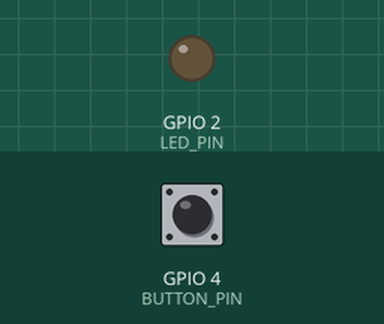
Recording of a sketch running on a simulated ESP32. On the bench: output pins drawn as LEDs (lit = HIGH). Dashed ring = blinking. The inputs (shaded band) are chosen by the test bench; at power-on: GPIO 4 (BUTTON_PIN) HIGH. WiFi joins after 1.5 s; servers stay silent unless stated; uploads are accepted with an empty reply; what the sketch prints to the serial monitor is not drawn.

Above: at 3.2 s.
3.3 s: GPIO 4 (BUTTON_PIN) pulled LOW for 0.15 s
At 3.79 s:
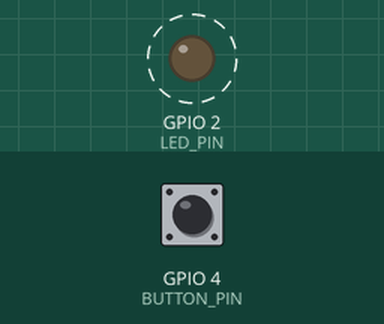
5.2 s: GPIO 4 (BUTTON_PIN) pulled LOW for 1 s
At 7.5 s:
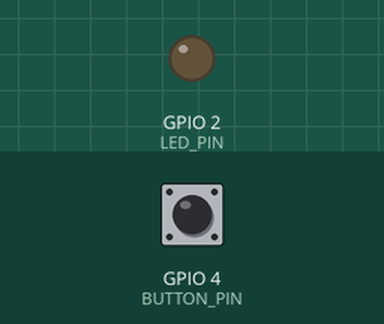
7.7 s: GPIO 4 (BUTTON_PIN) pulled LOW for 3.2 s
At 11.03 s:
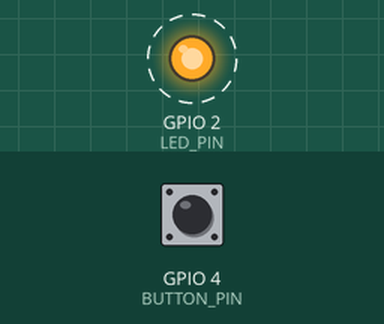
Timing chart, 0 to 12.9 s (numbered marks = the images above; inputs shaded):
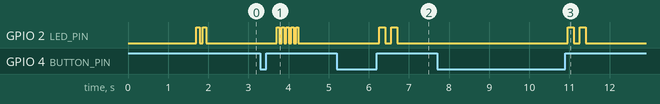

The sketch:

button_trigger.ino
```cpp
/*
  Gym Instant Replay — button trigger firmware

  Watches a normally-closed (NF) mushroom button on GPIO4. On the *edge* of a
  press, sends one HTTP POST to the receiver, which asks Frigate to export the
  last 10 minutes of mat footage.

  Wiring:
    Button terminal 1 -> GPIO4
    Button terminal 2 -> GND
    (no polarity - it's just a switch)

  NF contact + INPUT_PULLUP:
    at rest  -> contact closed -> pin pulled to GND -> reads LOW
    pressed  -> contact opens  -> internal pullup wins -> reads HIGH
  So PRESSED_STATE is HIGH. Confirm with PRINT_RAW_STATE below before trusting it.
*/

#include <WiFi.h>
#include <HTTPClient.h>

// ---- EDIT THESE ----
const char* WIFI_SSID     = "YOUR_WIFI_NAME";
const char* WIFI_PASSWORD = "YOUR_WIFI_PASSWORD";
const char* RECEIVER_HOST = "192.168.1.50";   // dev machine's / Pi's local IP
const int   RECEIVER_PORT = 5001;             // must match the receiver
const char* SHARED_SECRET = "change-me-to-something-random";  // must match RECEIVER_SECRET
// ---------------------

// Set to true for the first bench test: prints the raw pin reading so you can
// see which way round your button actually behaves. Set back to false after.
const bool PRINT_RAW_STATE = false;

const int BUTTON_PIN = 4;
const int LED_PIN    = 2;      // onboard LED on most WROOM-32 dev boards
const int PRESSED_STATE = HIGH;

const unsigned long DEBOUNCE_MS  = 50;     // mechanical bounce settling
const unsigned long COOLDOWN_MS  = 30000;  // matches COOLDOWN_SECONDS on the receiver
const unsigned long HTTP_TIMEOUT = 8000;

int lastStableState = !PRESSED_STATE;
int lastReading     = !PRESSED_STATE;
unsigned long lastChangeMs = 0;
unsigned long lastTriggerMs = 0;
unsigned long lastWifiAttemptMs = 0;

void blink(int times, int onMs) {
  for (int i = 0; i < times; i++) {
    digitalWrite(LED_PIN, HIGH);
    delay(onMs);
    digitalWrite(LED_PIN, LOW);
    delay(onMs);
  }
}

void connectWiFi() {
  Serial.print("Connecting to Wi-Fi");
  WiFi.mode(WIFI_STA);
  WiFi.setSleep(false);            // keeps latency low; costs battery
  WiFi.begin(WIFI_SSID, WIFI_PASSWORD);

  unsigned long startedAt = millis();
  while (WiFi.status() != WL_CONNECTED && millis() - startedAt < 15000) {
    delay(300);
    Serial.print(".");
  }
  Serial.println();

  if (WiFi.status() == WL_CONNECTED) {
    Serial.print("Connected, IP: ");
    Serial.println(WiFi.localIP());
    blink(2, 80);
  } else {
    Serial.println("Wi-Fi connect timed out, will retry");
  }
}

void sendTrigger() {
  if (WiFi.status() != WL_CONNECTED) {
    Serial.println("Wi-Fi down, cannot send trigger");
    blink(5, 60);
    return;
  }

  WiFiClient client;
  HTTPClient http;
  String url = String("http://") + RECEIVER_HOST + ":" + RECEIVER_PORT + "/save-clip";

  http.setTimeout(HTTP_TIMEOUT);
  http.begin(client, url);
  http.addHeader("Content-Type", "application/json");
  http.addHeader("X-Auth-Token", SHARED_SECRET);

  int code = http.POST("{}");
  Serial.print("Trigger sent, response: ");
  Serial.println(code);
  Serial.println(http.getString());
  http.end();

  if (code == 202) {
    blink(1, 400);            // one long blink = clip saved
  } else if (code == 429) {
    blink(2, 150);            // still in cooldown, ignored
  } else {
    blink(5, 60);             // something's wrong (401? receiver down?)
  }
}

void setup() {
  Serial.begin(115200);
  pinMode(BUTTON_PIN, INPUT_PULLUP);
  pinMode(LED_PIN, OUTPUT);
  digitalWrite(LED_PIN, LOW);
  delay(200);

  lastStableState = digitalRead(BUTTON_PIN);
  lastReading = lastStableState;
  Serial.print("Boot pin state: ");
  Serial.println(lastStableState == HIGH ? "HIGH" : "LOW");

  connectWiFi();
}

void loop() {
  int reading = digitalRead(BUTTON_PIN);

  if (PRINT_RAW_STATE) {
    Serial.println(reading == HIGH ? "HIGH" : "LOW");
    delay(250);
    return;
  }

  if (reading != lastReading) {
    lastReading = reading;
    lastChangeMs = millis();
  }

  // Only act on the transition into the pressed state, once it's stable.
  // (The old code fired on the *level*, so holding the button re-triggered
  // every 800ms.)
  if (millis() - lastChangeMs > DEBOUNCE_MS && reading != lastStableState) {
    lastStableState = reading;

    if (reading == PRESSED_STATE) {
      if (lastTriggerMs == 0 || millis() - lastTriggerMs > COOLDOWN_MS) {
        Serial.println("Button pressed!");
        lastTriggerMs = millis();
        sendTrigger();
      } else {
        Serial.println("Press ignored (cooldown)");
        blink(2, 150);
      }
    }
  }

  // Non-blocking reconnect, retried at most every 10s.
  if (WiFi.status() != WL_CONNECTED && millis() - lastWifiAttemptMs > 10000) {
    lastWifiAttemptMs = millis();
    connectWiFi();
  }

  delay(10);
}
```

Measured:
- after the input at 3.3 s, GPIO 2 (LED_PIN): alternates HIGH for 0.06 s and LOW for 0.06 s, 10 changes in all, then stays LOW, starting after 0.41 s
- after the input at 5.2 s, GPIO 2 (LED_PIN): alternates HIGH for 0.15 s and LOW for 0.15 s, 4 changes in all, then stays LOW, starting after 1.1 s
- after the input at 7.7 s, GPIO 2 (LED_PIN): alternates HIGH for 0.15 s and LOW for 0.15 s, 4 changes in all, then stays LOW, starting after 3.3 s
